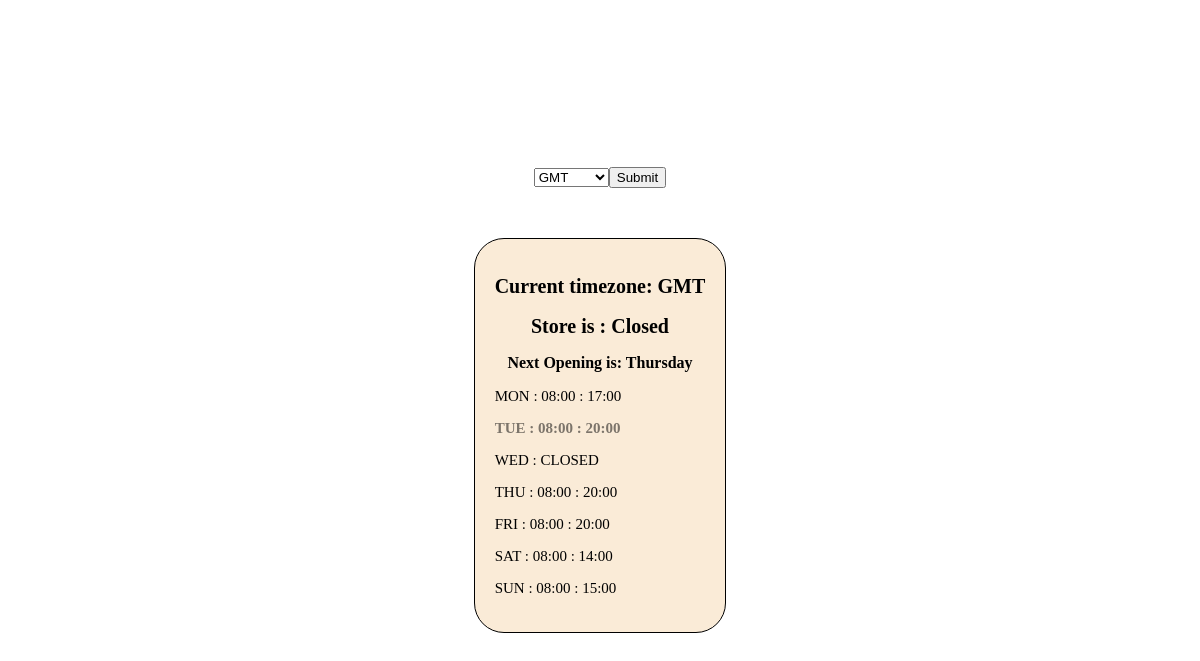
The page / on the database its author committed.
### tables this page shows
CREATE TABLE `opening_hours` (
  `id` int unsigned NOT NULL AUTO_INCREMENT,
  `weekday` varchar(3) DEFAULT NULL,
  `timeOpening` time NOT NULL,
  `timeClosing` time NOT NULL,
  `weight` tinyint DEFAULT '0',
  `active` int NOT NULL DEFAULT '0',
  PRIMARY KEY (`id`)
);

### app/db/sql.php (called while the page is built, shortened)
<?php
class sql
{
    private $servername = "zesty_db";
    private $username = "root";
    private $password = "root";
    private $dbName = "zesty";
    protected $conn = null;
    public function __construct()
    {
        $this->conn = new mysqli($this->servername, $this->username, $this->password, $this->dbName);
    }
    public function getOpeningTimes()
    {
        $sql = ("SELECT * FROM `opening_hours` ORDER BY `weight`");
        $result = $this->conn->query($sql);
        return $this->renderData($result);
    }
    private function renderData($result)
    {
        if ($result->num_rows > 0) {
            $data = [];
            while ($row = $result->fetch_assoc()) {
                $data[$row['weekday']] = $row;
                $opening = DateTime::createFromFormat('D H:i:s', $data[$row['weekday']]['weekday'] . ' ' . $data[$row['weekday']]['timeOpening'], new DateTimeZone('GMT+1'));
                $closing = DateTime::createFromFormat('D H:i:s', $data[$row['weekday']]['weekday'] . ' ' . $data[$row['weekday']]['timeClosing'], new DateTimeZone('GMT+1'));
                if ($_SESSION['timezone'] != 'GMT+1') {
                    $opening->setTimezone(new DateTimeZone($_SESSION['timezone']));
                    $closing->setTimezone(new DateTimeZone($_SESSION['timezone']));
                }
                $data[$row['weekday']]['timeOpening'] = $opening->format('H:i:s');
                $data[$row['weekday']]['timeClosing'] = $closing->format('H:i:s');
            }
            return $data;
        }
        return false;
    }
}

### app/objects/store.php (called while the page is built, shortened)
<?php
include_once("app/db/sql.php");
class store implements openingHours
{
    public $timetable;
    public $additionalInfo;
    public function init()
    {
        $this->timetable();
        $now = new DateTime('', new DateTimeZone($_SESSION['timezone']));
        return [
            'timetable' => $this->timetable,
            'extra' => $this->additionalInfo,
        ];
    }
    public function timetable()
    {
        $this->timetable = (new sql())->getOpeningTimes();
    }
    public function isOpen(DateTime $now)
    {
        $dayFormat = $this->formatDays($now);
        $todaysTimetable = $this->timetable[$dayFormat['weekday']];
        $openNow = ($todaysTimetable['timeOpening'] < $dayFormat['time'] && $todaysTimetable['timeClosing'] > $dayFormat['time']);
        $this->timetable[$dayFormat['weekday']]['openNow'] = $openNow;
        $this->additionalInfo['isOpen'] = $openNow;
    }
    public function nextOpening(DateTime $now)
    {
        for ($i = 7; $i > 0; $i--) {
            $nextDay = $now->modify('+1 day');
            $dayFormat = $this->formatDays($nextDay);
            if ($this->checkifActive($this->timetable[$dayFormat['weekday']])) {
                $this->additionalInfo['tomorrow'] = $dayFormat['fullWeekdayName'];
                break;
            }
        }
    }
    private function checkifActive($day)
    {
        if ($day['active'] == 1) {
            return true;
        }
        return false;
    }
    public function formatDays($datetime)
    {
        return [
            'weekday' => $datetime->format('D'),
            'fullWeekdayName' => $datetime->format('l'),
            'time' => $datetime->format('H:i:s'),
        ];
    }
}

### index.php (the view, shortened to what this page needs)
<?php
include_once("app/objects/store.php");
$store = new store;
$data = $store->init();
$timezones = [
    'GMT-12' => 'GMT-12',
    'GMT-11' => 'GMT-11',
    'GMT-10' => 'GMT-10',
    'GMT-9' => 'GMT-9',
    'GMT-8' => 'GMT-8',
    'GMT-7' => 'GMT-7',
    'GMT-6' => 'GMT-6',
    'GMT-5' => 'GMT-5',
    'GMT-4' => 'GMT-4',
    'GMT-3' => 'GMT-3',
    'GMT-2' => 'GMT-2',
    'GMT-1' => 'GMT-1',
    'GMT' => 'GMT',
    'GMT+1' => 'GMT+1',
    'GMT+2' => 'GMT+2',
    'GMT+3' => 'GMT+3',
    'GMT+4' => 'GMT+4',
    'GMT+5' => 'GMT+5',
    'GMT+6' => 'GMT+6',
    'GMT+7' => 'GMT+7',
    'GMT+8' => 'GMT+8',
    'GMT+9' => 'GMT+9',
    'GMT+10' => 'GMT+10',
    'GMT+11' => 'GMT+11',
    'GMT+12' => 'GMT+12',
    'GMT+13' => 'GMT+13',
];
?>
<!DOCTYPE html>
<html lang="en">
<head>
    <link rel="stylesheet" href="/style/master.css">
</head>
<body>
    <section>
        <form action="" method="POST">
            <select name="timezone">
                <?php foreach ($timezones as $single): ?>
                    <option <?= $_SESSION['timezone'] == $single ? 'selected' : '' ?> value="<?= $single ?>"> <?= $single ?>
                    </option>
                <?php endforeach ?>
                <input type="submit">
            </select>
        </form>
        <div class="timetable">
            <div class="timetable__header">
                <h2>Current timezone:
                    <?= $_SESSION['timezone'] ?>
                </h2>
                <h2>
                    Store is :
                    <?= $data['extra']['isOpen'] ? 'Open Now' : 'Closed' ?>
                </h2>
                <?php if ($data['extra']['tomorrow']): ?>
                    <h3>Next Opening is:
                        <?= $data['extra']['tomorrow'] ?>
                    </h3>
                <?php endif ?>
            </div>
            <div class="timetable__content">
                <?php foreach ($data['timetable'] as $day): ?>
                    <p
                        class="<?php if (isset($day['openNow'])): ?>         <?= $day['openNow'] == true ? 'open' : 'closed' ?>     <?php endif ?>">
                        <?= $day['weekday'] ?> :
                        <?php if ($day['active'] == 1): ?>
                            <?= (new DateTime($day['timeOpening']))->format('H:i') ?> :
                            <?= (new DateTime($day['timeClosing']))->format('H:i') ?>
                        <?php else: ?>
                            Closed
                        <?php endif ?>
                    </p>
                <?php endforeach ?>
            </div>
        </div>
    </section>
</body>
</html>

### style/master.css (style rules this page uses)
body { margin: 0; overflow-x: hidden; }
* { box-sizing: border-box; }
section { width: 100vw; height: 100vh; display: flex; flex-direction: column; gap: 50px; justify-content: center; align-items: center; }
.timetable { width: -moz-fit-content; width: fit-content; border-radius: 30px; border: 1px solid black; padding: 20px; background-color: antiquewhite; }
.timetable__header { width: 100%; }
.timetable__header h2, .timetable__header h3 { color: black; text-align: center; }
.timetable__header h2 { font-size: 20px; }
.timetable__header h3 { font-size: 16px; }
.timetable__content p { font-size: 15px; color: black; text-transform: uppercase; }
.timetable__content p.closed { font-weight: 700; opacity: 0.5; }

### rows shown on the page
opening_hours: weekday "MON", format "08:00", format "17:00"
opening_hours: weekday "TUE", format "08:00", format "20:00"
opening_hours: weekday "WED", active "CLOSED"
opening_hours: weekday "THU", format "08:00", format "20:00"
opening_hours: weekday "FRI", format "08:00", format "20:00"
opening_hours: weekday "SAT", format "08:00", format "14:00"
opening_hours: weekday "SUN", format "08:00", format "15:00"

### other values the page prints
$_SESSION['timezone'] "GMT"
$data['extra']['tomorrow'] "Thursday"
form field timezone "GMT"
